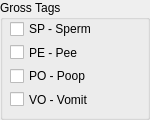
              <widget class="QGroupBox" name="groupBox_10">
               <property name="minimumSize">
                <size>
                 <width>0</width>
                 <height>120</height>
                </size>
               </property>
               <property name="title">
                <string>Gross Tags</string>
               </property>
               <widget class="QWidget" name="verticalLayoutWidget_13">
                <property name="geometry">
                 <rect>
                  <x>10</x>
                  <y>20</y>
                  <width>131</width>
                  <height>88</height>
                 </rect>
                </property>
                <layout class="QVBoxLayout" name="verticalLayout_18">
                 <item>
                  <widget class="QCheckBox" name="checkBox_gro_SP">
                   <property name="toolTip">
                    <string>absurd amounts of jizz everywhere</string>
                   </property>
                   <property name="text">
                    <string>SP - Sperm</string>
                   </property>
                  </widget>
                 </item>
                 <item>
                  <widget class="QCheckBox" name="checkBox_gro_PE">
                   <property name="toolTip">
                    <string>girls peeing freely, girls inconstinent, doesn't matter</string>
                   </property>
                   <property name="text">
                    <string>PE - Pee</string>
                   </property>
                  </widget>
                 </item>
                 <item>
                  <widget class="QCheckBox" name="checkBox_gro_PO">
                   <property name="toolTip">
                    <string>scat stuff... uhhgg</string>
                   </property>
                   <property name="text">
                    <string>PO - Poop</string>
                   </property>
                  </widget>
                 </item>
                 <item>
                  <widget class="QCheckBox" name="checkBox_gro_VO">
                   <property name="toolTip">
                    <string>dry heaving, retching, vomiting, all that gross stuff</string>
                   </property>
                   <property name="text">
                    <string>VO - Vomit</string>
                   </property>
                  </widget>
                 </item>
                </layout>
               </widget>
              </widget>
